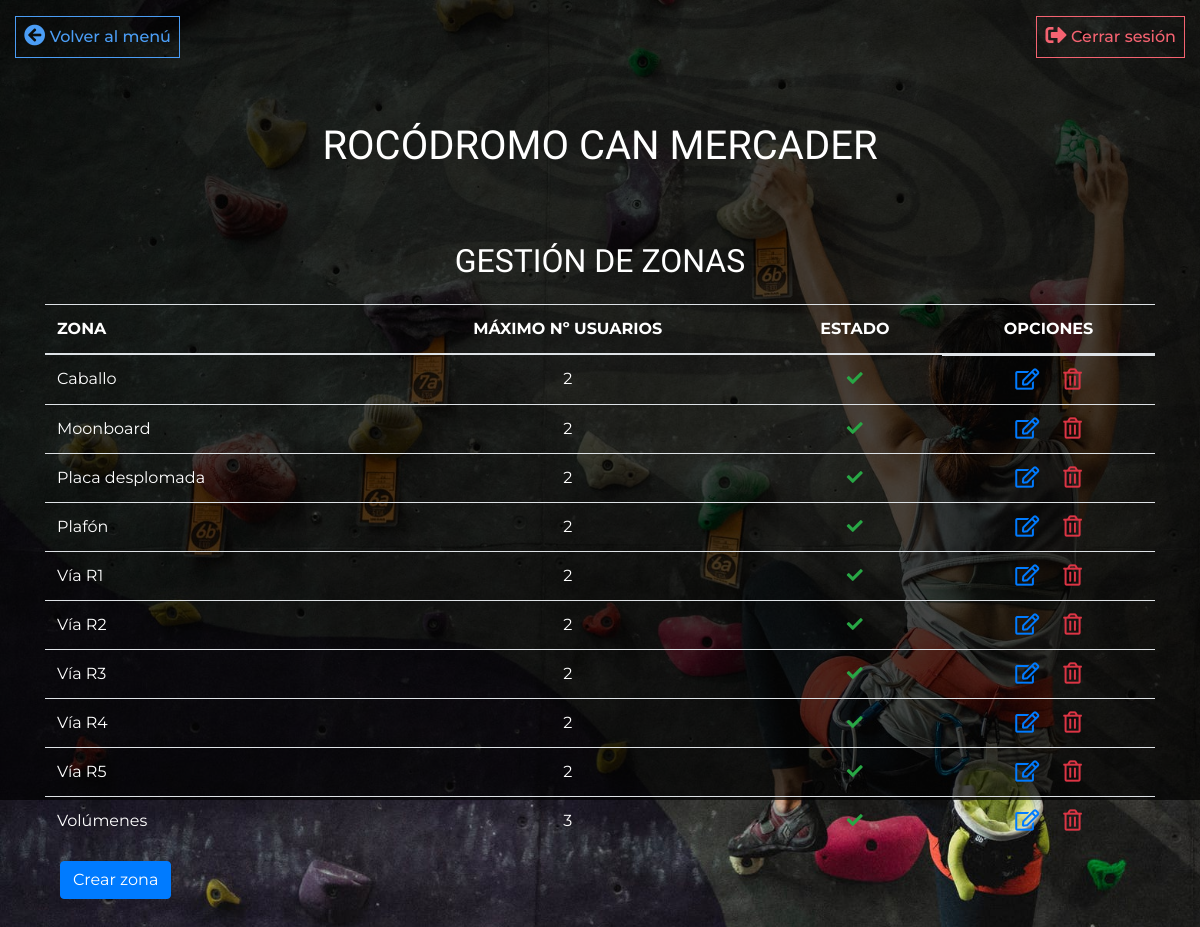
/views/zonesList.php (signed in), run on the app's committed database.
### tables this page shows
CREATE TABLE `zones` (
  `id_zone` int(3) NOT NULL COMMENT 'ID of the zone',
  `zone_name` varchar(30) NOT NULL COMMENT 'Name of the zone',
  `max_users_zone` int(2) NOT NULL COMMENT 'Maximun users number in an specific zone',
  `zone_status` varchar(1) NOT NULL COMMENT 'Status of the zone (Active = "A") (Inactive = "I"',
  `user_modification` int(6) NOT NULL COMMENT 'ID of the user who has done the last transaction',
  `timestamp` timestamp NOT NULL DEFAULT current_timestamp() ON UPDATE current_timestamp() COMMENT 'When the last transaction has been done'
);

### php/readZones.php (called while the page is built, shortened)
<?php
require "database.php";
try {
    $sql = "SELECT id_zone, zone_name, max_users_zone, zone_status FROM zones ORDER BY zone_name";
    $query = $conn->query($sql);
    $zones = $query->fetchAll(PDO::FETCH_OBJ);
} catch(PDOException $e){
    $_SESSION['successFlag'] = "C";
    $queryError = $e->getMessage();
    $_SESSION['message'] = "Se ha detectado un problema a la hora de mostrar las zonas. </br> Descripción del error: " . $queryError ;
} finally {
    $conn = null;
}
?>

### views/zonesList.php (the view, shortened to what this page needs)
<!DOCTYPE html>
<html lang="es">
<head>
    <link rel="stylesheet" href="https://cdn.jsdelivr.net/npm/bootstrap@4.6.0/dist/css/bootstrap.min.css">
    <link rel="stylesheet" href="https://use.fontawesome.com/releases/v5.15.2/css/all.css">
    <link rel="stylesheet" href="../styles/main.css">
</head>
<body>
  <header>
    <?php include("../php/header.php");?>
  <header>
  <h2>GESTIÓN DE ZONAS</h2>
  <div class="container">
    <table class="table">
      <thead>
        <tr>
          <th>ZONA</th>
          <th class="text-center">MÁXIMO Nº USUARIOS</th>
          <th class="text-center">ESTADO</th>
          <th class="text-center">OPCIONES</th>
        </tr>
      </thead>
      <tbody>
      <?php include("../php/readZones.php")?>
        <?php if(isset($zones)){ foreach($zones as $zone):?>
          <tr>
            <td data-label="ZONA:" id="zoneZM" name="zoneZM"><?php echo $zone->zone_name?></td>
            <td data-label="MAX. USUARIOS:" id="maxUserNumberZM" name="maxUserNumberZM" class="text-center"><?php echo $zone->max_users_zone?></td>
            <td data-label="ESTADO:" id="zoneStatusZM" name="zoneStatusZM" class="text-center">
              <?php if ($zone->zone_status == "A") { ?>
                <i class="fas fa-check text-success" title="Activa"></i>
              <?php } else if ($zone->zone_status == "I"){ ?>
                <i class="fas fa-times text-danger" title="Inactiva"></i>
              <?php } ?>
            </td>
            <td data-label="" class="d-flex justify-content-center">
              <a href="zone.php?Id=<?php echo $zone->id_zone?>&zoneName=<?php echo $zone->zone_name?>&maxUserNumber=<?php echo $zone->max_users_zone?>&zoneStatus=<?php echo $zone->zone_status?>">
                <i title="Modificar" class="far fa-edit fa-lg cursorHand text-primary mr-4"></i>
              </a>
              <a href="../php/deleteZone.php?Id=<?php echo $zone->id_zone?>&zoneName=<?php echo $zone->zone_name?>">
                <i title="Eliminar" class="far fa-trash-alt fa-lg text-danger "></i>
              </a>
            </td>
          </tr>
        <?php endforeach; ?> <?php }?>
      </tbody>
    </table>
    <div class="row">
      <div class="col-12">
        <a href="zone.php?Id= &zoneName=&maxUserNumber=&zoneStatus=" class="btn btn-primary">Crear zona</a>
      </div>
    </div>
  </div>
 </body>
</html>

### styles/main.css (style rules this page uses)
* { font-family: 'Montserrat', sans-serif; color: white; }
body { background-image: url(../assets/img/fondo.jpeg); background-repeat: no-repeat; background-size: cover; background-attachment: fixed; background-position: 0 0; padding-bottom: 4rem; }
body::before { content: ""; position: fixed; width: 100%; height: 100vh; background-color: rgba(0,0,0,0.7); z-index:-1; }
h2 { font-family: 'Lilita One', cursive; padding-bottom: 1rem; text-align: center; }
.cursorHand { cursor: pointer; }
.row { margin-right: 0; margin-left: 0; }

### data on the page
zones: zone_name "Caballo", max_users_zone "2", zone_status "A" (drawn)
zones: zone_name "Moonboard", max_users_zone "2", zone_status "A" (drawn)
zones: zone_name "Placa desplomada", max_users_zone "2", zone_status "A" (drawn)
zones: zone_name "Plafón", max_users_zone "2", zone_status "A" (drawn)
zones: zone_name "Vía R1", max_users_zone "2", zone_status "A" (drawn)
zones: zone_name "Vía R2", max_users_zone "2", zone_status "A" (drawn)
zones: zone_name "Vía R3", max_users_zone "2", zone_status "A" (drawn)
zones: zone_name "Vía R4", max_users_zone "2", zone_status "A" (drawn)
zones: zone_name "Vía R5", max_users_zone "2", zone_status "A" (drawn)
zones: zone_name "Volúmenes", max_users_zone "3", zone_status "A" (drawn)
